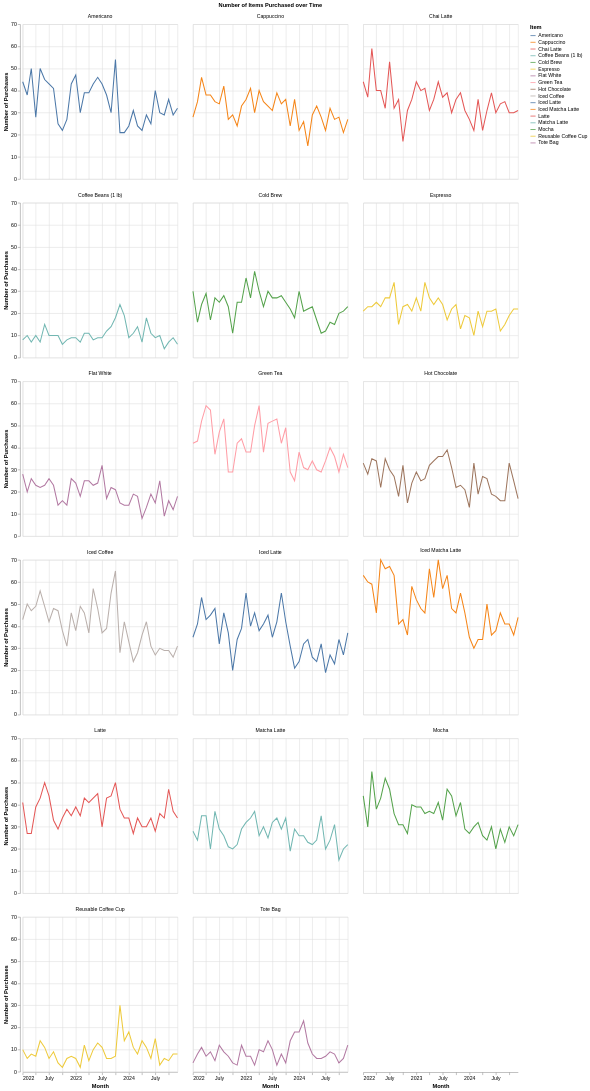

Write notebook code for a chart like this one.
### Code cell
morningPerson["date"] = pd.to_datetime(morningPerson["date"])

morningPerson["year_month"] = morningPerson["date"].dt.strftime('%B %Y')

morning_monthly = morningPerson.drop(columns=["index", "date", "time", "transaction_type", "own_cup", "surcharge", "customer_id"])

morning_monthly = morning_monthly.groupby(['item_name', 'year_month']).size().reset_index(name='purchases')

morning_monthly['year_month'] = pd.to_datetime(morning_monthly['year_month'], format='%B %Y')

morning_monthly = morning_monthly.sort_values(by='year_month')

morning_monthly_graph = alt.Chart(morning_monthly).mark_line().encode(
    x = alt.X("year_month").title("Month"),
    y = alt.Y("purchases").title("Number of Purchases"),
    color = alt.Color("item_name").title("Item")
).facet(
    facet = alt.Facet("item_name").title("Number of Items Purchased over Time for Morning People"),
    columns = 3
)

morning_monthly_graph

### Figure 1 — Vega specification as saved in the notebook (floating-point values rounded to 4 significant figures; data arrays with more than 128 entries replaced by an {"elided": "..."} marker saying what was removed)
{"$schema": "https://vega.github.io/schema/vega/v6.json", "data": [{"name": "source_0", "values": {"elided": "612 records"}, "transform": [{"type": "formula", "expr": "toDate(datum['year_month'])", "as": "year_month"}]}, {"name": "facet_domain", "values": [{"item_name": "Cappuccino", "count": 36}, {"item_name": "Iced Matcha Latte", "count": 36}, {"item_name": "Flat White", "count": 36}, {"item_name": "Iced Coffee", "count": 36}, {"item_name": "Americano", "count": 36}, {"item_name": "Cold Brew", "count": 36}, {"item_name": "Green Tea", "count": 36}, {"item_name": "Iced Latte", "count": 36}, {"item_name": "Latte", "count": 36}, {"item_name": "Hot Chocolate", "count": 36}, {"item_name": "Tote Bag", "count": 36}, {"item_name": "Matcha Latte", "count": 36}, {"item_name": "Chai Latte", "count": 36}, {"item_name": "Mocha", "count": 36}, {"item_name": "Reusable Coffee Cup", "count": 36}, {"item_name": "Coffee Beans (1 lb)", "count": 36}, {"item_name": "Espresso", "count": 36}]}, {"name": "facet_domain_row", "values": [{"data": 0.0}, {"data": 1.0}, {"data": 2.0}, {"data": 3.0}, {"data": 4.0}, {"data": 5.0}]}, {"name": "facet_domain_column", "transform": [{"type": "sequence", "start": 0.0, "stop": {"signal": "min(length(data(\"facet_domain\")), 3)"}}]}, {"name": "source_0_y_domain_purchases", "values": [{"min": 2, "max": 70}]}, {"name": "source_0_color_domain_item_name", "values": [{"item_name": "Cappuccino"}, {"item_name": "Iced Matcha Latte"}, {"item_name": "Flat White"}, {"item_name": "Iced Coffee"}, {"item_name": "Americano"}, {"item_name": "Cold Brew"}, {"item_name": "Green Tea"}, {"item_name": "Iced Latte"}, {"item_name": "Latte"}, {"item_name": "Hot Chocolate"}, {"item_name": "Tote Bag"}, {"item_name": "Matcha Latte"}, {"item_name": "Chai Latte"}, {"item_name": "Mocha"}, {"item_name": "Reusable Coffee Cup"}, {"item_name": "Coffee Beans (1 lb)"}, {"item_name": "Espresso"}]}], "signals": [{"name": "child_width", "value": 300}, {"name": "child_height", "value": 300}], "marks": [{"type": "group", "name": "facet-title", "title": {"text": "Number of Items Purchased over Time", "style": "guide-title", "offset": 10}, "role": "column-title"}, {"type": "group", "name": "row_header", "from": {"data": "facet_domain_row"}, "encode": {"update": {"height": {"signal": "child_height"}}}, "axes": [{"scale": "y", "labelOverlap": true, "orient": "left", "tickCount": {"signal": "ceil(child_height/40)"}, "zindex": 0, "grid": false, "title": "Number of Purchases"}], "role": "row-header"}, {"type": "group", "name": "column_footer", "from": {"data": "facet_domain_column"}, "encode": {"update": {"width": {"signal": "child_width"}}}, "axes": [{"scale": "x", "labelFlush": true, "orient": "bottom", "grid": false, "tickCount": {"signal": "ceil(child_width/40)"}, "title": "Month", "labelOverlap": true, "zindex": 0}], "role": "column-footer"}, {"type": "group", "name": "cell", "from": {"facet": {"data": "source_0", "name": "facet", "groupby": ["item_name"]}}, "sort": {"field": ["datum[\"item_name\"]"], "order": ["ascending"]}, "encode": {"update": {"width": {"signal": "child_width"}, "height": {"signal": "child_height"}}}, "marks": [{"type": "group", "name": "child_pathgroup", "from": {"facet": {"data": "facet", "name": "faceted_path_child_main", "groupby": ["item_name"]}}, "encode": {"update": {"width": {"field": {"signal": null, "datum": null, "group": "width", "parent": null}}, "height": {"field": {"signal": null, "datum": null, "group": "height", "parent": null}}}}, "marks": [{"type": "line", "name": "child_marks", "from": {"data": "faceted_path_child_main"}, "sort": {"field": "x"}, "encode": {"update": {"defined": {"signal": "isValid(datum[\"year_month\"]) && isFinite(+datum[\"year_month\"]) && isValid(datum[\"purchases\"]) && isFinite(+datum[\"purchases\"])"}, "stroke": {"field": "item_name", "scale": "color"}, "y": {"field": "purchases", "scale": "y"}, "x": {"field": "year_month", "scale": "x"}}}, "style": ["line"]}]}], "axes": [{"scale": "x", "gridScale": "y", "domain": false, "tickCount": {"signal": "ceil(child_width/40)"}, "minExtent": 0, "zindex": 0, "labels": false, "grid": true, "orient": "bottom", "ticks": false, "aria": false, "maxExtent": 0}, {"scale": "y", "maxExtent": 0, "minExtent": 0, "tickCount": {"signal": "ceil(child_height/40)"}, "ticks": false, "zindex": 0, "domain": false, "aria": false, "gridScale": "x", "orient": "left", "labels": false, "grid": true}], "title": {"text": {"signal": "isValid(parent[\"item_name\"]) ? parent[\"item_name\"] : \"\"+parent[\"item_name\"]"}, "offset": 10, "style": "guide-label", "frame": "group"}, "style": "cell"}], "scales": [{"name": "x", "type": "time", "domain": {"data": "source_0", "field": "year_month"}, "range": [0, {"signal": "child_width"}]}, {"name": "y", "type": "linear", "domain": [{"signal": "(data(\"source_0_y_domain_purchases\")[0] || {}).min"}, {"signal": "(data(\"source_0_y_domain_purchases\")[0] || {}).max"}], "range": [{"signal": "child_height"}, 0], "nice": true, "zero": true}, {"name": "color", "type": "ordinal", "domain": {"data": "source_0_color_domain_item_name", "field": "item_name", "sort": true}, "range": "category"}], "legends": [{"title": "Item", "stroke": "color", "symbolType": "stroke"}], "padding": 5, "layout": {"padding": 20, "bounds": "full", "align": "all", "columns": 3}, "background": "white"}
